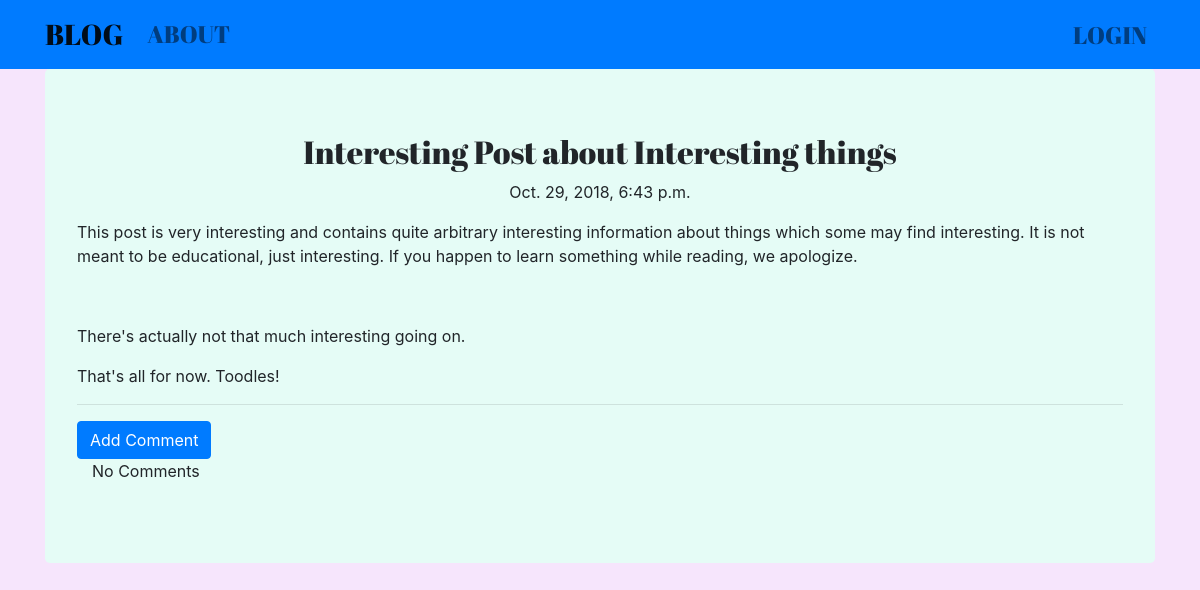
Screenshot of /post/3 with the database file from the repository.
### blog/models.py (models this page shows, shortened)
class Post(models.Model):
    author = models.ForeignKey('auth.User', on_delete=models.CASCADE)
    title = models.CharField(max_length = 200)
    text = models.TextField()
    created_date = models.DateTimeField(default = timezone.now())
    published_date = models.DateTimeField(blank=True, null = True)

### blog/views.py (the view)
# urls.py: url(r'^post/(?P<pk>\d+)$', views.PostDetailView.as_view(), name = 'post_detail'),
class PostDetailView(DetailView):
    model = Post

### blog/templates/blog/post_detail.html (shortened to what this page needs)
{% extends "blog/base.html" %}
{% block content %}
<div class="jumbotron">
    <h1 class="posttitle">{{post.title}}</h1>
    {% if post.published_date %}
      <div class="date postdate">
        <p>{{ post.published_date }} <br> </p>
      </div>
    {% else %}
      <a class="btn btn-default" href="{% url 'post_publish' pk=post.pk %}"> Publish </a>
    {% endif %}
    <p class="postcontent">{{ post.text|safe|linebreaksbr }}</p>
    <hr>
    <a class="btn btn-primary btn-comment" href="{% url 'add_comment_to_post' pk=post.pk %}"> Add Comment </a>
    <div class="container">
      {% for comment in post.comment.all %}
        <br>
        {% if user.is_authenticated or comment.approved_comment %}
          {{ comment.create_date }}
              {% if not comment.approved_comment %}
              <a class="btn btn-default" href="{% url 'comment_edit' pk=comment.post.pk %}"> Edit </a>
              <a class="btn btn-primary" href="{% url 'comment_approve' pk=comment.post.pk %}"> Approve </a>
              {% endif %}
              <p>{{comment.text|safe|linebreaksbr}}</p>
              <p>Posted By: {{comment.author}}</p>
        {% endif %}
        {% empty %}
            <p>No Comments</p>
      {% endfor %}
    </div>
</div>
{% endblock %}

### blog/templates/blog/base.html (shortened to what this page needs)
<!DOCTYPE html>
{% load staticfiles %}
<html lang="en" dir="ltr">
  <head>
    <link rel="stylesheet" href="https://stackpath.bootstrapcdn.com/bootstrap/4.1.3/css/bootstrap.min.css">
    <link rel="stylesheet" href="//cdn.jsdelivr.net/npm/medium-editor@latest/dist/css/medium-editor.min.css" type="text/css" media="screen" charset="utf-8">
    <link rel="stylesheet" href="{% static 'css/blog.css' %}">
  </head>
  <body>
    <nav class="loader navbar navbar-expand-lg navbar-light bg-primary sticky-top techfont">
      <div class="container">
        <ul class="navbar-nav mr-auto">
          <li><a class="navbar-brand bigbrand" href="{% url 'post_list' %}">BLOG</a> </li>
          <li> <a class="nav-link"href="{% url 'about' %}">ABOUT</a> </li>
        </ul>
        <ul class="navbar-nav navbar-right">
          {% if user.is_authenticated %}
            <li> <a class="nav-link" href="{% url 'post_new' %}"> New Post </a> </li>
            <li> <a class="nav-link" href="{% url 'post_draft_list' %}"> Drafts </a> </li>
            <li> <a class="nav-link" href="{% url 'logout' %}">Logout</a> </li>
            <li class="nav-link"> WELCOME: {{user.username}} </li>
          {% else %}
            <li><a class="nav-link" href="{% url 'login' %}"> LOGIN </a> </li>
          {% endif %}
        </ul>
      </div>
    </nav>
    <div class="content container">
      <div class="row">
        <div class="col-lg-12">
          <div class="blog_posts">
            {% block content %}
            {% endblock %}
          </div>
        </div>
      </div>
    </div>
  </body>
</html>

### blog/static/css/blog.css (style rules this page uses)
body { background-color: #f6e5fc; }
.jumbotron { background-color: #e5fcf6; }
.techfont { font-family: 'Abril Fatface'; font-size: 1.5em; }
.bigbrand { font-size: 1.2em; }
.postdate { text-align: center; }
.posttitle { font-family: 'Abril Fatface'; font-size: 2em; text-align: center; }
.postcontent { font-family: 'Krub'; }
.loader { filter:hue-rotate(0deg); color:linear-gradient(45deg,#0f8,#08f); animation:hue 10000ms infinite linear; }

### rows the page displays
Post: title "Interesting Post about Interesting things", published_date "Oct. 29, 2018, 6:43 p.m.", text "This post is very interesting and contains quite arbitrary interesting information about things which some may find interesting. It is not meant to be educational, just interesting. If you happen to learn something while reading, we apologize. There's actually not that much interesting going on. That's all for now. Toodles!"
